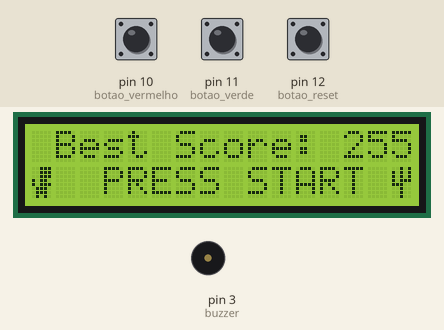
Recording of a sketch running on a simulated Arduino Uno, built with avr-gcc and run on an emulated ATmega328P. Parts: 16×2 character LCD, buzzer (waves = sounding). Inputs (shaded band) come from the test bench; at power-on: pin 12 (botao_reset) LOW, pin 10 (botao_vermelho) LOW, pin 11 (botao_verde) LOW. Random numbers use the default seed unless the sketch sets one.

Above: at 0.8 s.
0.9 s: pin 12 (botao_reset) pulled HIGH for 0.15 s
At 1.27 s:
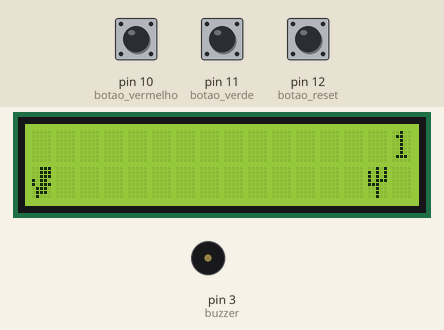
1.6 s: pin 10 (botao_vermelho) pulled HIGH for 0.15 s
At 2.17 s:
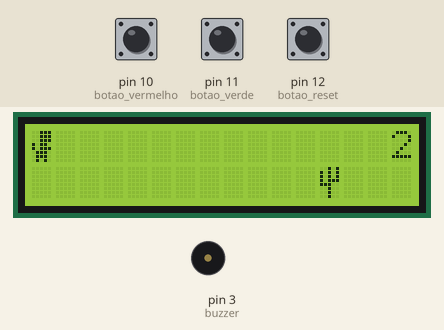
2.3 s: pin 10 (botao_vermelho) pulled HIGH for 1 s
At 3.31 s:
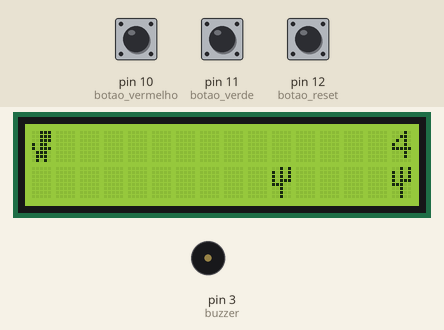
3.9 s: pin 10 (botao_vermelho) pulled HIGH for 3.2 s
At 5.89 s:
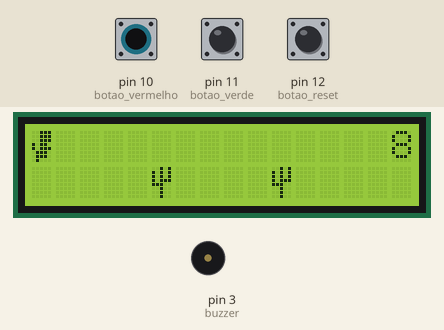
7.7 s: pin 12 (botao_reset) pulled HIGH for 3.2 s
At 8.63 s:
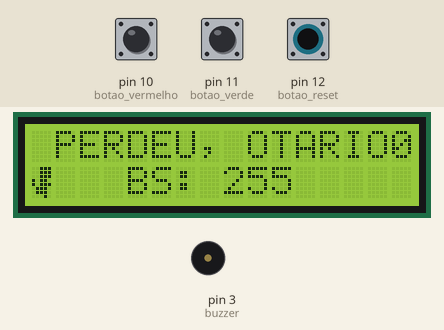
11.5 s: pin 10 (botao_vermelho) pulled HIGH for 0.15 s
At 12.07 s:
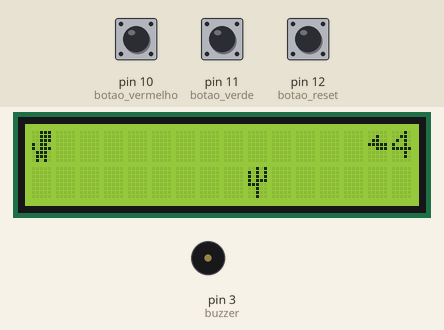
Timing chart, 0 to 14.5 s (numbered marks = the images above; inputs shaded):
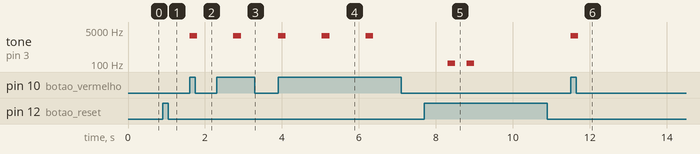

Measured:
- after the input at 0.9 s, the display: first changes at once (image 1 shows a later state)
- after the input at 1.6 s, tone on pin 3 (buzzer): silent → 2637 Hz at once, → silent 0.20 s later
- after the input at 2.3 s, tone on pin 3 (buzzer): silent → 2637 Hz after 0.44 s, → silent 0.20 s later
- after the input at 3.9 s, tone on pin 3 (buzzer): alternates 2637 Hz for 0.20 s and silent for 0.94 s, starting at once
- after the input at 11.5 s, tone on pin 3 (buzzer): silent → 2637 Hz at once, → silent 0.20 s later

The sketch:

codigo_nano.ino
```cpp
#include <LiquidCrystal.h> //biblioteca LCD
#include <string.h>
#include <EEPROM.h>

#define botao_vermelho 10 //botão de pular
#define botao_verde 11 //botão de descer
#define botao_reset 12 //botão de reset

unsigned long tempo; //tempo geral
unsigned long t_a_add = 0; //tempo anterior da adição de um novo obstáculo
unsigned long t_a_dino = 0; //tempo anterior do dino
unsigned long t_a_cenario = 0; //tempo anterior do cenário
long int score = 0; //Score do jogo iniciado
int pos_score;  //Variável utilizada para ajustar a posição do score no LCD
int x_cursor;   //Posição x do score
int best_score = EEPROM.read(0);  //EEPROM é a memória do arduino, que guarda o melhor score ja feito antes
int buzzer = 3; //Pino do buzzer

unsigned long tempo_dino = 250; //tempo de repetição do dino
unsigned long tempo_cenario = 500;//tempo de repetição do cenario
unsigned long tempo_add = 0; //tempo atual de criação do novo obstáculo
unsigned long tempo_pulo = 0; //tempo que o dinossauro fica no ar

int reset = 0; //quando vira 1 reseta
int botao_dino_voador = 0; //flag para resolver o bug do botão

int tam_vet = 0; //guarda a quantidade de elementos no cenário(pite e cacto)

typedef struct personagem{
  int pos_x; //guarda a posição em x
  int pos_y; //guarda a posição em y
  int desenho; //guarda qual imagem é (usado para movimentação)
  int tipo = -1; // tipo = 0 -> cacto
                 // tipo = 1 -> pite
                 // tipo = -1 -> nulo
};

//criação do personagem dino
personagem dino;

//cria um vetor que guardará os elementos do cenário (pite e cacto)
personagem cenario[15];

const int rs = 8, en = 9, d4 = 4, d5 = 5, d6 = 6, d7 = 7; // definicao dos pinos do Display
LiquidCrystal lcd(rs, en, d4, d5, d6, d7);                // configurando os pinos

byte Dino_andando_0[8] = { //desenho do dinossauro com a patinha direita no chão
  0b00111,
  0b00111,
  0b00111,
  0b10110,
  0b10111,
  0b01110,
  0b01110,
  0b00010
};

byte Dino_andando_1[8] = { //desenho do dinossauro com duas patinhas no chão
  0b00111,
  0b00111,
  0b00111,
  0b10110,
  0b10111,
  0b01110,
  0b01110,
  0b01010
};

byte Dino_andando_2[8] = { //desenho do dinossauro com patinha esquerda no chão
  0b00111,
  0b00111,
  0b00111,
  0b10110,
  0b10111,
  0b01110,
  0b01110,
  0b01000
};

byte cactus[8] = { //desenho do cactus
  0b00101,
  0b10101,
  0b10101,
  0b10111,
  0b11100,
  0b00100,
  0b00100,
  0b00100
};

byte pite_0[8]{ //desenho do pite com asas abertas
  0b00000,
  0b00100,
  0b01100,
  0b11110,
  0b00111,
  0b00110,
  0b00100,
  0b00000
};

byte pite_1[8]{ //desenho do pite com asas fechas
  0b00000,
  0b00100,
  0b01100,
  0b11111,
  0b00111,
  0b00000,
  0b00000,
  0b00000
};

byte core[8] = {
  0b00000,
  0b01010,
  0b11111,
  0b11111,
  0b11111,
  0b01110,
  0b00100,
  0b00000
};

void setup() {
  // inicializa o LCD com o numero de linhas e de colunas
  lcd.begin(16, 2);

  //associação do desenho a determinado número
  lcd.createChar(0, Dino_andando_0);
  lcd.createChar(1, Dino_andando_1);
  lcd.createChar(2, Dino_andando_2);
  lcd.createChar(3, Dino_andando_1);
  lcd.createChar(4, cactus);
  lcd.createChar(5, pite_0);
  lcd.createChar(6, pite_1);
  lcd.createChar(7, core);

  //inicializa a serial
  Serial.begin(9600);

  randomSeed(analogRead(0)); //possibilita o real random

  //EEPROM.write(0,0);  //Utilizado para zerar a memória do arduino

  pinMode(botao_vermelho, INPUT);
  pinMode(botao_verde, INPUT);
  pinMode(botao_reset, INPUT);
  pinMode(buzzer,OUTPUT);

  //declaração das posições e imagens iniciais do dino
  dino.pos_x = 0;
  dino.pos_y = 1;
  dino.desenho = 0;

  //Menu inicial do jogo, para que ele não comece automaticamente
  while(digitalRead(botao_reset) == LOW){
    tempo = millis();
    lcd.setCursor(1, 0);
    lcd.print("Best Score: ");
    lcd.print(best_score);
    lcd.setCursor(3,1);
    lcd.print("PRESS START");
    lcd.setCursor(0,1);
    lcd.write(byte(1));
    lcd.setCursor(15,1);
    lcd.write(byte(4));
 }
}

//função que imprime os desenhos na tela
void print_tela(){
    for(int i = 0; i<tam_vet; i++){//percorre todo vetor de elementos e os printa
      lcd.setCursor(cenario[i].pos_x, cenario[i].pos_y);
      lcd.write(byte(cenario[i].desenho));
    }

}

void print_dino(){
  //desenha dino
  lcd.setCursor(dino.pos_x,dino.pos_y);
  lcd.write(byte(dino.desenho));
}

void atualizar(){ //atualiza a posição e o desenho dos obstáculos
  int i;

  if(tam_vet == 0){ //se o vetor for nulo
    return; //não há o que atualizar
  }

  if(cenario[0].pos_x == 0){ //se o obstáculo estiver na posição zero
    for(i = 0; i<tam_vet; i++){
     cenario[i] = cenario[i+1]; //todos os elementos do vetor dão um shift para a esquerda
    }
    cenario[i].tipo = -1; //o ultimo elemento tem tipo -1 porque ele é nulo
    tam_vet--; //reduzimos o tamanho pois um elemento foi retirado do vetor
  }

  i = 0;

  while(i<tam_vet){ //atualiza a posição e o desenho dos obstáculos
    if(cenario[i].tipo == 1){ // se o tipo for pite
      if(cenario[i].desenho >= 6){     //reseta a imagem do pite
        cenario[i].desenho = 4;
      }
      cenario[i].desenho++;
    }
    cenario[i].pos_x--; //todos os obstáculos andam um para esquerda na LCD
    i++;
  }
    delay(1);
}

//Essa função tem o objetivo de criar um elemento para o cenário
void novo_obstaculo(){

  int escolha = random(2); //Escolhe se será um cacto(0) ou um pite(1)

  //seta os valores padrões de cada elemento
  cenario[tam_vet].tipo = escolha;
  cenario[tam_vet].pos_x = 15;

  if(escolha == 0){//se for um cacto
    cenario[tam_vet].desenho = 4;
    cenario[tam_vet].pos_y = 1;
  }else{           //se for um pite
    cenario[tam_vet].desenho = 5;
    cenario[tam_vet].pos_y = random(2);
  }
  tam_vet++; //incrementa um na variável referente a quantidade de elementos no cenário
}

void pulo(){ //função para o dino pular
  lcd.setCursor(0,1); //seta o cursor para posição atual do dino (em baixo)
  lcd.print(" "); //apaga o dino da posição anterior (em baixo)
  dino.pos_y = 0; //altera a posição do dino
}

void descida(){ //função para o dino descer
  lcd.setCursor(0,0); //seta o cursor para a posição atual do dino(
  lcd.print(" "); //apaga o dino da posição anterior (em cima)
  dino.pos_y = 1; //altera a posição do dino
}

void colisao(){
  if(cenario[0].pos_x == dino.pos_x && cenario[0].pos_y == dino.pos_y &&cenario[0].desenho != 0){ //se a posição do dino coincidir com a posição inicial do vetor cenario
    //cenario[0].desenho != 0 - para evitar o bug que acontece quando o desenho não muda a tempo e é igualado a zero

    //Som feito quando há uma colisão
    tone(buzzer, 110); //A - lá
    delay(200);
    noTone(buzzer);

    //If utilizado para calcular qual o best score, atualizando-o
    if(score > best_score){
      best_score = score;
      EEPROM.write(0, best_score);
    }
    reset = 0; //mudamos a flag do reset
    lcd.clear(); //limpamos a telaa
    lcd.setCursor(1,0);
    lcd.print("PERDEU, OTARIO!"); //printamos a mensagem de "perdeu"
    lcd.setCursor(4,1);
    lcd.print("BS: ");  //Printa o best score
    lcd.print(best_score);

    while(reset != 1){ //enquanto a flag do botão não virar 1 fica num lopping infinito com a mensagem de perda
      if(digitalRead(botao_reset)==HIGH){ //se o botão for apertado
        reset = 1; //flag do botão é 1;
        for(int i = 0; i< tam_vet; i++){ //anulamos todos as posições do vetor (tipo = -1)
          cenario[i].tipo = -1;
        }
        tam_vet = 0; //zeramos o tamanho do vetor
        tempo_cenario = 500; //para o jogo recomeçar na mesma velocidade
        score = 0;
      }
    }
  }
}

//Função que printa o score na tela
void print_score(){
  pos_score = score;
  x_cursor = 15;
  while(pos_score > 9){ //Loop utilizado para ajustar o score sempre no canto direito, para que ele nao suma da tela
    x_cursor--;
    pos_score = pos_score/10;
  }
  lcd.setCursor(x_cursor,0);
  lcd.print(score);
}

void loop(){

  tempo = millis(); //tempo atual de execução
  //Score é aumentado a cada 0,5 segundo
  if(tempo%500 <= 0){
      score++;
      print_score();
    }

  //a flag dino_voador é uma flag que permite que o botão de subir fique pressionado e mesma assim o dino caia
  if(digitalRead(botao_vermelho) == HIGH && botao_dino_voador == 0){ //se o botão vermelho por pressionado
    //Som do pulo do dinossauro
    tone(buzzer, 2637); //E7 - mi
    delay(200);
    noTone(buzzer);
    pulo(); //chama a função pulo
    botao_dino_voador = 100; //colamos ela em 100 para que dê um tempo bom para o dino cair antes dele subir novamente se o botão ficar pressionado
    tempo_pulo = tempo; //tempo do pulo é alterado
  }

  if((dino.pos_y==0 || botao_dino_voador != 0) && tempo-tempo_pulo>=1000){ //se o dino ta em cima ou se a flag dino voador não dor zero (que é quando ele pode pular novamente) e passa-se 1 segundo
    descida(); //chama a função de descida
    botao_dino_voador--; //decrescemos a flag
  }

  if(digitalRead(botao_verde)== HIGH){ //se o botão verde for pressionado
    descida(); //chama a função descida
    botao_dino_voador = 0;
  }

  if((tempo-t_a_add)>=tempo_add && tam_vet < 15){ //random para criar um novo obstáculo
    novo_obstaculo();
    t_a_add = tempo;
    if(tempo_cenario>100){
      tempo_add = random(2000, 3500); //tempo entre 2 e 3.5 segundos
    }else{
      tempo_add = random(1000, 2000);
    }
  }

  if((tempo-t_a_dino)>=tempo_dino){ //se o (tempo atual - o tempo anterior do dino) for maior ou igual ao tempo estipulado de repetição do dino
    t_a_dino = tempo; // o tempo anterior é atualizado

    if(dino.desenho>2){    //reseta a imagem do dino
      dino.desenho = 0;
    }else{
      dino.desenho++;       //modifica a imagem do dino
    }

    print_tela(); //imprime cenario
    print_dino(); //imprime dino
    print_score();

  }


  if((tempo-t_a_cenario)>tempo_cenario){ //se o (tempo atual - o tempo anterior do cenário) for maior ou igual ao tempo estipulado de repetição do cenário

    atualizar(); //atualiza o elementos do cenario (pites e cactos)

    lcd.clear(); //limpa tela

    print_tela(); //imprime cenario
    print_dino(); //imprime dino
    print_score();

    t_a_cenario = tempo; //atualiza o tempo anterior do cenário

    colisao();
  }

  if (tempo%1000<1){ //a cada um segundo a velocidade do cenário aumenta
      if(tempo_cenario>80){ //enquanto o tempo de repetição for maior que 80
        tempo_cenario-=5; //diminuimos 5 do tempo de repetição (aumentamos assim a velocidade)
      }
  }
  delay(1); //arduino respirar (e não dar erros)
}
```
